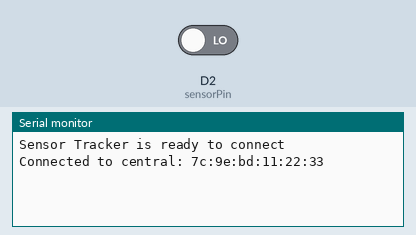
The sketch below on a simulated Arduino Nano 33 IoT. On the bench: the last lines printed to the serial monitor. The test bench sets the inputs (shaded band); at power-on: D2 (sensorPin) LOW. Nothing arrives over Bluetooth unless stated; a phone connects over Bluetooth LE 3 s after start.

Above: at 3.8 s.
3.9 s: D2 (sensorPin) driven HIGH
At 4.7 s:
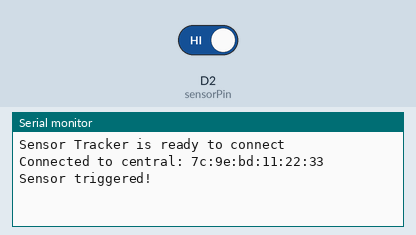
5.4 s: D2 (sensorPin) driven LOW
At 5.8 s:
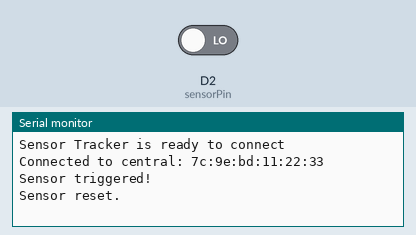

The sketch:

rinseArduino_V1.ino
```cpp
#include <ArduinoBLE.h>

// Sensor and Bluetooth configurations
const int sensorPin = 2; // Choose the appropriate digital pin connected to sensor
const int sensorThreshold = 500; // Set a threshold for the sensor to trigger
const int debounceDelay = 50; // Add debounce delay to avoid multiple triggers, may have to change dely length

// Create a BLE service and two characteristics
BLEService sensorService("180D");
BLEUnsignedIntCharacteristic sensorDataCharacteristic("2A37", BLERead | BLENotify);
BLEUnsignedIntCharacteristic timeStampCharacteristic("2A38", BLERead | BLENotify);

// Initialize variables
unsigned long lastTriggerTime = 0;
int sensorState = 0;

void setup() {
  Serial.begin(9600); // Initialize serial communication

  pinMode(sensorPin, INPUT); // Set the sensor pin as an input

  if (!BLE.begin()) { // Initialize BLE library
    Serial.println("Starting BLE failed!"); // Print error message if initialization fails
    while (1); // Stay in loop indefinitely
  }

  BLE.setLocalName("SensorTracker"); // Set the local name for the device
  BLE.setAdvertisedService(sensorService); // Set the advertised BLE service

  // Add characteristics to the BLE service
  sensorService.addCharacteristic(sensorDataCharacteristic);
  sensorService.addCharacteristic(timeStampCharacteristic);

  BLE.addService(sensorService); // Add BLE service to the device

  // Set initial values for the characteristics
  sensorDataCharacteristic.writeValue(0);
  timeStampCharacteristic.writeValue(0);

  BLE.advertise(); // Start advertising the device

  Serial.println("Sensor Tracker is ready to connect"); // Print message indicating device is ready
}

void loop() {
  BLEDevice central = BLE.central(); // Check if a central device is connected

  if (central) { // If a central device is connected
    Serial.print("Connected to central: ");
    Serial.println(central.address()); // Print the address of the connected device

    while (central.connected()) { // While the central device is connected
      checkSensorAndSendData(); // Check the sensor and send data
    }

    Serial.print("Disconnected from central: ");
    Serial.println(central.address()); // Print the address of the disconnected device
  }
}

void checkSensorAndSendData() {
  int currentSensorValue = digitalRead(sensorPin); // Read the value from the sensor

  if (currentSensorValue != sensorState) { // If the sensor value has changed
    unsigned long currentTime = millis(); // Get the current time

    if ((currentTime - lastTriggerTime) > debounceDelay) { // If debounce delay has passed
      lastTriggerTime = currentTime; // Update last trigger time
      sensorState = currentSensorValue; // Update sensor state

      if (sensorState) { // If sensor has been triggered
        Serial.println("Sensor triggered!"); // Print message indicating sensor has been triggered
        sensorDataCharacteristic.writeValue(1); // Write the sensor data characteristic value to 1
        timeStampCharacteristic.writeValue((uint32_t)currentTime); // Write the timestamp characteristic value
      } else {
        Serial.println("Sensor reset."); // Print message indicating sensor has been reset
        sensorDataCharacteristic.writeValue(0); // Write the sensor data characteristic value to 0
      }
    }
  }
}
```

Measured:
- after the input at 3.9 s, the serial monitor: prints a new line at once (image 1)
- after the input at 5.4 s, the serial monitor: prints a new line at once (image 2)
